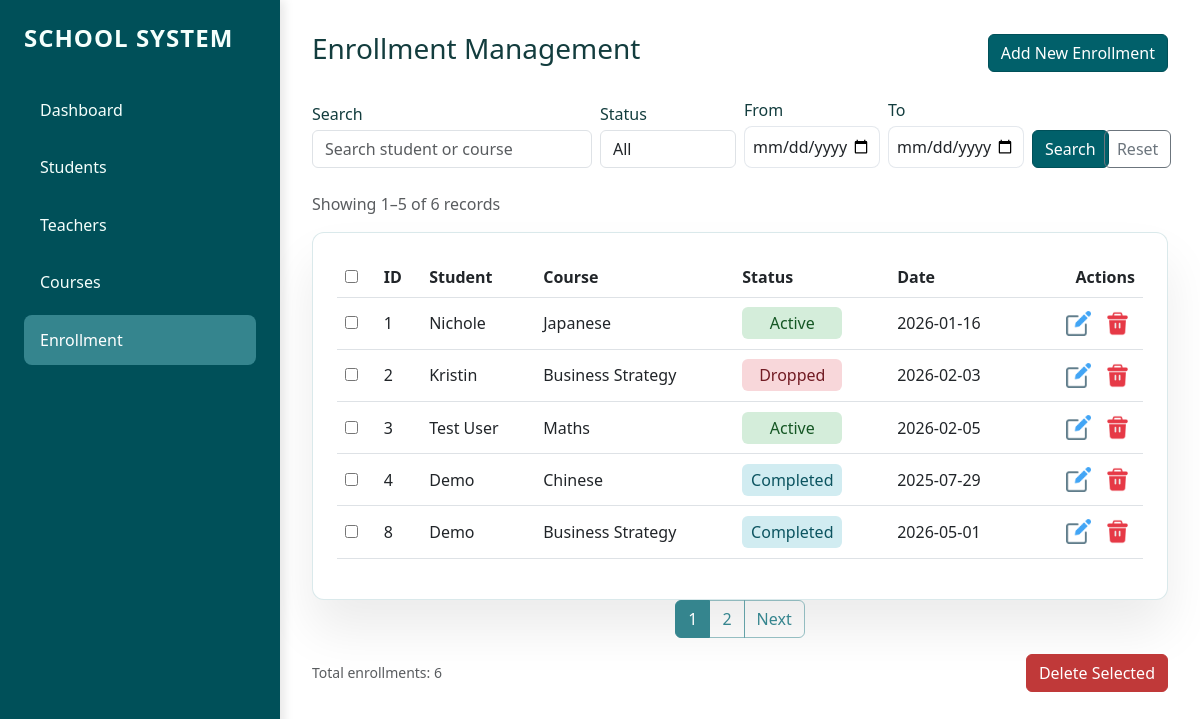
The app's page /enrollment with its own data.
### tables this page shows
CREATE TABLE enrollments (
                enrollment_id INTEGER PRIMARY KEY AUTOINCREMENT,
                student_id INTEGER,
                course_id INTEGER,
                status TEXT,
                enrollment_date DATE,
                FOREIGN KEY (student_id) REFERENCES students (student_id),
                FOREIGN KEY (course_id) REFERENCES courses (course_id)
            );

CREATE TABLE students (
                student_id INTEGER PRIMARY KEY AUTOINCREMENT,
                name TEXT NOT NULL,
                age INTEGER,
                date_of_birth DATE,
                email TEXT,
                address TEXT,
                phone TEXT
            );

CREATE TABLE courses (
                course_id INTEGER PRIMARY KEY AUTOINCREMENT,
                course_name TEXT NOT NULL,
                teacher_id INTEGER,
                credits INTEGER,
                description TEXT,
                FOREIGN KEY (teacher_id) REFERENCES teachers (teacher_id)
            );

### app.py (the view)
@app.route("/enrollment")
def enrollment_page():
    search_query = request.args.get("query", "").strip()
    status_filter = request.args.get("status", "").strip()
    start_date = request.args.get("start_date", "").strip()
    end_date = request.args.get("end_date", "").strip()
    page = request.args.get("page", 1, type=int)
    per_page = 5
    enrollment, total = database.get_enrollments(
        search_text=search_query or None,
        status=status_filter or None,
        start_date=start_date or None,
        end_date=end_date or None,
        page=page,
        per_page=per_page,
    )
    total_pages = (total + per_page - 1) // per_page
    start = (page - 1) * per_page + 1 if total > 0 else 0
    end = min(page * per_page, total)
    unique_count = database.get_unique_student_count()
    return render_template(
        "enrollment.html",
        enrollment=enrollment,
        students=database.get_all_students(),
        courses=database.get_all_courses(),
        query=search_query,
        status=status_filter,
        start_date=start_date,
        end_date=end_date,
        page=page,
        total_pages=total_pages,
        total=total,
        unique_total=unique_count,
        start=start,
        end=end,
    )

### database.py (called while the page is built)
def get_connection():
    conn = sqlite3.connect(DB_NAME, timeout=30)
    conn.execute('PRAGMA foreign_keys = ON')
    conn.row_factory = sqlite3.Row
    return conn

def get_all_students():
    students, _ = get_students(page=None, per_page=None)
    return students

def get_students(search_text=None, page=None, per_page=5):
    with get_connection() as conn:
        query = 'SELECT * FROM students'
        count_query = 'SELECT COUNT(*) FROM students'
        filters = []
        params = []
        if search_text:
            filters.append('(name LIKE ? OR address LIKE ?)')
            params.extend([f'%{search_text}%', f'%{search_text}%'])
        if filters:
            where_clause = ' WHERE ' + ' AND '.join(filters)
            query += where_clause
            count_query += where_clause
        query += ' ORDER BY student_id ASC'
        if page and per_page:
            offset = (page - 1) * per_page
            query += f' LIMIT {per_page} OFFSET {offset}'
        results = conn.execute(query, params).fetchall()
        total = conn.execute(count_query, params).fetchone()[0]
        return results, total

def get_all_courses():
    courses, _ = get_courses(page=None, per_page=None)
    return courses

def get_unique_student_count():
    with get_connection() as conn:
        cursor = conn.execute("SELECT COUNT(DISTINCT student_id) FROM enrollments")
        return cursor.fetchone()[0]

### templates/enrollment.html (shortened to what this page needs)
{% extends "base.html" %}
{% block content %}
<div class="d-flex justify-content-between align-items-center mb-4">
    <h3>Enrollment Management</h3>
    <button class="btn btn-primary" data-bs-toggle="modal" data-bs-target="#addModal">
        Add New Enrollment
    </button>
</div>
<form method="GET" action="{{ url_for('enrollment_page') }}" class="row g-2 align-items-end mb-4">
    <div class="col-md-4">
        <label class="form-label mb-1">Search</label>
        <input type="search" name="query" class="form-control" placeholder="Search student or course"
            value="{{ query }}">
    </div>
    <div class="col-md-2">
        <label class="form-label mb-1">Status</label>
        <select name="status" class="form-control">
            <option value="">All</option>
        </select>
    </div>
    <div class="col-md-2">
        <label class="form-label mb-1">From</label>
        <input type="date" name="start_date" class="form-control" value="{{ start_date }}">
    </div>
    <div class="col-md-2">
        <label class="form-label mb-1">To</label>
        <input type="date" name="end_date" class="form-control" value="{{ end_date }}">
    </div>
    <div class="col-md-1 d-grid">
        <button class="btn btn-outline-primary">Search</button>
    </div>
    <div class="col-md-1 d-grid">
        <a href="{{ url_for('enrollment_page') }}" class="btn btn-outline-secondary">Reset</a>
    </div>
</form>
<p class="text-muted">Showing {{ start }}–{{ end }} of {{ total }} records</p>
<div class="card-custom">
    <table class="table align-middle">
        <thead>
            <tr>
                <th><input type="checkbox" id="selectAll"></th>
                <th>ID</th>
                <th>Student</th>
                <th>Course</th>
                <th>Status</th>
                <th>Date</th>
                <th class="text-end">Actions</th>
            </tr>
        </thead>
        <tbody>
            {% for s in enrollment %}
            <tr>
                <td><input type="checkbox" class="rowCheckbox" value="{{ s['enrollment_id'] }}"></td>
                <td>{{ s['enrollment_id'] }}</td>
                <td>{{ s['student_name'] }}</td>
                <td>{{ s['course_name'] }}</td>
                <td>
                    <span class="status-{{ s['status'] | lower }}">{{ s['status'] }}</span>
                </td>
                <td>{{ s['enrollment_date'] }}</td>
                <td class="text-end">
                    <button class="btn btn-sm btn-outline-secondary" data-bs-toggle="modal"
                        data-bs-target="#edit{{ s['enrollment_id'] }}">
                        <img src="{{ url_for('static', filename='image/edit.png') }}" style="width:1rem;">
                    </button>
                    <form action="/enrollment/{{ s['enrollment_id'] }}/delete" method="POST" class="d-inline">
                        <button type="submit" class="btn btn-sm delete-row-delete-btn"
                            onclick="return confirm('Are you sure?')">
                            <img src="{{ url_for('static', filename='image/delete.png') }}" style="width:1rem;">
                        </button>
                    </form>
                </td>
            </tr>
            {% endfor %}
        </tbody>
    </table>
</div>
<nav>
    <ul class="pagination justify-content-center">
        {% for p in range(1, total_pages + 1) %}
        <li class="page-item {% if p == page %}active{% endif %}">
            <a class="page-link"
                href="{{ url_for('enrollment_page', query=query, status=status, start_date=start_date, end_date=end_date, page=p) }}">
                {{ p }}
            </a>
        </li>
        {% endfor %}
        {% if page < total_pages %} <li class="page-item">
            <a class="page-link"
                href="{{ url_for('enrollment_page', query=query, status=status, start_date=start_date, end_date=end_date, page=page+1) }}">
                Next
            </a>
            </li>
            {% endif %}
    </ul>
</nav>
<div class="d-flex justify-content-between align-items-center mt-3">
    <small class="text-muted">Total enrollments: {{ total }}</small>
    <form action="/enrollment/delete_selected" method="POST" class="bulk-delete-form"
        data-field-name="selected_enrollments">
        <button class="btn btn-danger">Delete Selected</button>
    </form>
</div>
{% endblock %}

### static/style.css (style rules this page uses)
:root { --sidebar-width: 280px; --primary-bg: #ffffff; --sidebar-color: #005059; --accent: #7DA78C; --accent-strong: rgb(53, 133, 142); --accent-soft: rgb(53, 133, 142,0.5); --text-muted: rgba(255, 255, 255, 0.85); --text-strong: #f5fffc; --card-bg: #ffffff; --card-border: rgba(53, 133, 142, 0.18); }
body { background: var(--primary-bg); margin: 0; font-family: 'Segoe UI', Tahoma, Geneva, Verdana, sans-serif; color: #133d3e; }
.btn-primary, .btn-outline-primary, .btn-success { color: #ffffff; background-color: #01606a !important; border-color: #005059 !important; }
.d-flex.justify-content-between.align-items-center.mb-4>.btn-primary { min-width: 140px; }
.delete-row-delete-btn { background: transparent !important; border: none !important; border-radius: 0 !important; box-shadow: none !important; padding: 0; width: 2.2rem; height: 2.2rem; display: inline-flex; align-items: center; justify-content: center; }
.delete-row-delete-btn img { width: 25px !important; height: 25px !important; }
.btn-danger { background-color: #c03939; border-color: #c03939; color: #fff; }
button[data-bs-target^="#edit"] img { width: 25px !important; height: 25px !important; align-items: center; justify-content: center; background: transparent !important; border: none !important; padding: 0 !important; }
button[data-bs-target^="#edit"] { background: transparent !important; border: none !important; border-radius: 0 !important; box-shadow: none !important; padding: 0; width: 2.2rem; height: 2.2rem; display: inline-flex; align-items: center; justify-content: center; }
.card-custom { background: var(--card-bg); border-radius: 12px; padding: 1.5rem; box-shadow: 0 30px 50px rgba(0, 0, 0, 0.08); border: 1px solid var(--card-border); }
input[type="date"] { padding: 0.5rem; border: 1px solid rgba(148, 163, 184, 0.25); border-radius: 8px; width: 100%; }
.pagination .page-link { color: var(--accent-strong); border-color: var(--accent-soft); background-color: transparent; }
.pagination .page-item.active .page-link { background-color: var(--accent-strong); border-color: var(--accent-strong); color: white; }
.status-active { background: #d4edda; color: #155724; }
.status-completed { background: #d1ecf1; color: #0c5460; }
.status-dropped { background: #f8d7da; color: #721c24; }
.status-active, .status-completed, .status-dropped { display: inline-block; width: 100px; text-align: center; padding: 4px 8px; border-radius: 6px; }

### records on screen
enrollments: enrollment_id "1", student_name "Nichole", course_name "Japanese", status "Active", enrollment_date "2026-01-16"
enrollments: enrollment_id "2", student_name "Kristin", course_name "Business Strategy", status "Dropped", enrollment_date "2026-02-03"
enrollments: enrollment_id "3", student_name "Test User", course_name "Maths", status "Active", enrollment_date "2026-02-05"
enrollments: enrollment_id "4", student_name "Demo", course_name "Chinese", status "Completed", enrollment_date "2025-07-29"
enrollments: enrollment_id "8", student_name "Demo", course_name "Business Strategy", status "Completed", enrollment_date "2026-05-01"

### other values on screen
{{ start }} "1"
{{ end }} "5"
{{ total }} "6"
{{ p }} "1" "2"
